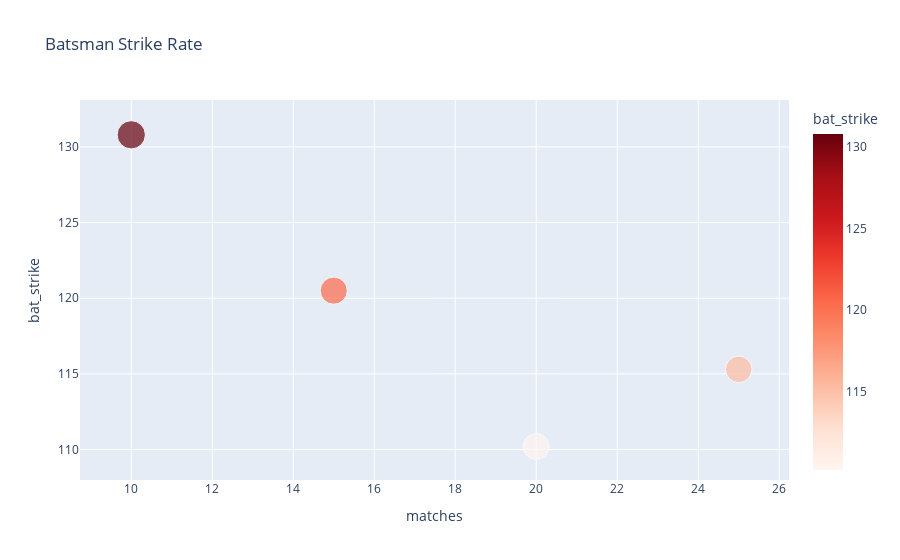

Here is the notebook cell this chart was saved with:
### Code cell
import pandas as pd
import plotly.express as px

# Example DataFrame (replace with your actual data)
final_df = pd.DataFrame({
    'matches': [15, 20, 10, 25],      # Example data for matches played
    'bat_strike': [120.5, 110.2, 130.8, 115.3],  # Example data for batting strike rate
    'player': ['Player A', 'Player B', 'Player C', 'Player D']
})

# Create a scatter plot
fig = px.scatter(final_df, x='matches', y='bat_strike', color='bat_strike',
                 size='bat_strike', hover_name='player', title='Batsman Strike Rate')

# Update color scale (optional)
fig.update_layout(coloraxis=dict(colorscale='reds'))

# Show the plot
fig.show()

### Figure 1 — Plotly figure (JSON) as saved in the notebook; plotly's stock layout.template omitted (floating-point values rounded to 4 significant figures)
{"data": [{"hovertemplate": "<b>%{hovertext}</b><br><br>matches=%{x}<br>bat_strike=%{marker.color}<extra></extra>", "hovertext": ["Player A", "Player B", "Player C", "Player D"], "legendgroup": "", "marker": {"color": [120.5, 110.2, 130.8, 115.3], "coloraxis": "coloraxis", "size": [120.5, 110.2, 130.8, 115.3], "sizemode": "area", "sizeref": 0.327, "symbol": "circle"}, "mode": "markers", "name": "", "orientation": "v", "showlegend": false, "type": "scatter", "x": [15, 20, 10, 25], "xaxis": "x", "y": [120.5, 110.2, 130.8, 115.3], "yaxis": "y"}], "layout": {"coloraxis": {"colorbar": {"title": {"text": "bat_strike"}}, "colorscale": [[0, "rgb(255,245,240)"], [0.125, "rgb(254,224,210)"], [0.25, "rgb(252,187,161)"], [0.375, "rgb(252,146,114)"], [0.5, "rgb(251,106,74)"], [0.625, "rgb(239,59,44)"], [0.75, "rgb(203,24,29)"], [0.875, "rgb(165,15,21)"], [1, "rgb(103,0,13)"]]}, "legend": {"itemsizing": "constant", "tracegroupgap": 0}, "title": {"text": "Batsman Strike Rate"}, "xaxis": {"anchor": "y", "domain": [0, 1], "title": {"text": "matches"}}, "yaxis": {"anchor": "x", "domain": [0, 1], "title": {"text": "bat_strike"}}}}
